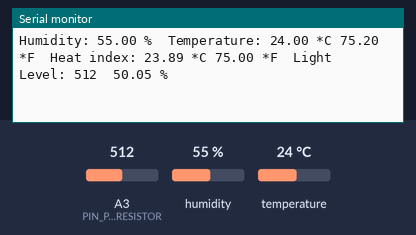
The sketch below on a simulated Arduino Uno, built with avr-gcc and run on an emulated ATmega328P. Parts: the last lines printed to the serial monitor. The inputs (shaded band) are chosen by the test bench; at power-on: A3 (PIN_PHOTORESISTOR) = 512, humidity 55 %, temperature 24 °C.

Above: at 7.8 s.
7.9 s: A3 (PIN_PHOTORESISTOR) set to 108
At 8.6 s:
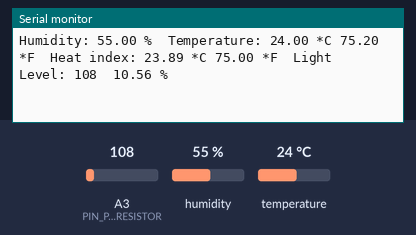
14.4 s: A3 (PIN_PHOTORESISTOR) set to 102
At 15.5 s:
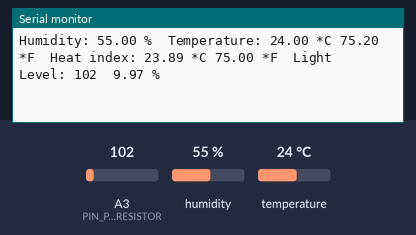
Timing chart, 0 to 17.4 s (numbered marks = the images above; inputs shaded):
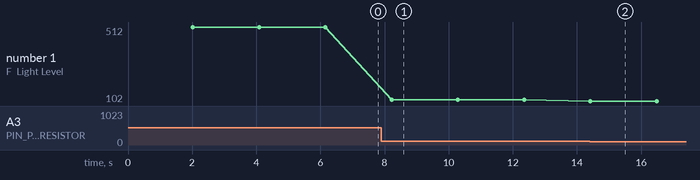

The sketch:

Test01.ino
```cpp
#include "DHT.h"

#define PIN_DHT 4
#define PIN_PHOTORESISTOR A3
#define PIN_LED 1

#define debugCode 1

#define DHTTYPE DHT11   // DHT 11
//#define DHTTYPE DHT22   // DHT 22  (AM2302), AM2321
//#define DHTTYPE DHT21   // DHT 21 (AM2301)


float humidity = 0;
float temperatureCelsius = 0;
float temperatureFahrenheit = 0;
float heatIndexCelsius = 0;
float heatIndexFahrenheit = 0;
float lightLevelPercent = 0;

int photocellReading = 0;


// Initialize DHT sensor.
// Note that older versions of this library took an optional third parameter to
// tweak the timings for faster processors.  This parameter is no longer needed
// as the current DHT reading algorithm adjusts itself to work on faster procs.
DHT dht(PIN_DHT, DHTTYPE);

void setup() {
  pinMode(PIN_DHT, INPUT);
  pinMode(PIN_PHOTORESISTOR, INPUT);
  pinMode(PIN_LED, OUTPUT);

  digitalWrite(PIN_LED, LOW);

  if (debugCode) {
    Serial.begin(9600);
    while (!Serial) {
      ; // wait for serial port to connect. Needed for native USB
    }
    Serial.println("DHTxx test!");
  }
  dht.begin();
}

void loop() {
  // Wait a few seconds between measurements.
  delay(2000);
  digitalWrite(PIN_LED, HIGH);
  ReadDHT();
  ReadLightLevel();
  if (debugCode) {
    PrintDebug();
  }
  digitalWrite(PIN_LED, LOW);
}

void ReadDHT() {
  humidity = 0;
  temperatureCelsius = 0;
  temperatureFahrenheit = 0;
  heatIndexCelsius = 0;
  heatIndexFahrenheit = 0;

  // Reading temperature or humidity takes about 250 milliseconds!
  // Sensor readings may also be up to 2 seconds 'old' (its a very slow sensor)
  humidity = dht.readHumidity();
  // Read temperature as Celsius (the default)
  temperatureCelsius = dht.readTemperature();
  // Read temperature as Fahrenheit (isFahrenheit = true)
  temperatureFahrenheit = dht.readTemperature(true);

  // Check if any reads failed and exit early (to try again).
  if (isnan(humidity) || isnan(temperatureCelsius) || isnan(temperatureFahrenheit)) {
    Serial.println("Failed to read from DHT sensor!");
    return;
  }

  // Compute heat index in Fahrenheit (the default)
  heatIndexFahrenheit = dht.computeHeatIndex(temperatureFahrenheit, humidity);
  // Compute heat index in Celsius (isFahreheit = false)
  heatIndexCelsius = dht.computeHeatIndex(temperatureCelsius, humidity, false);
}

void ReadLightLevel() {
  photocellReading = analogRead(PIN_PHOTORESISTOR);
  lightLevelPercent = ((float)photocellReading / 1023.0) * 100.0;
}

void PrintDebug() {
  Serial.print("Humidity: ");
  Serial.print(humidity);
  Serial.print(" %\t");
  Serial.print("Temperature: ");
  Serial.print(temperatureCelsius);
  Serial.print(" *C ");
  Serial.print(temperatureFahrenheit);
  Serial.print(" *F\t");
  Serial.print("Heat index: ");
  Serial.print(heatIndexCelsius);
  Serial.print(" *C ");
  Serial.print(heatIndexFahrenheit);
  Serial.print(" *F\t");
  Serial.print("Light Level: ");
  Serial.print(photocellReading);     // the raw analog reading
  Serial.print("\t");
  Serial.print(lightLevelPercent);     // the raw analog reading
  Serial.println(" %");
}
```

Measured:
- after the input at 7.9 s, the serial monitor: prints a new line after 0.32 s (image 1)
- after the input at 14.4 s, the serial monitor: prints a new line at once (image 2)
- plotted number 1: 512 → 108 after the input at 7.9 s, 108 → 102 after the input at 14.4 s
